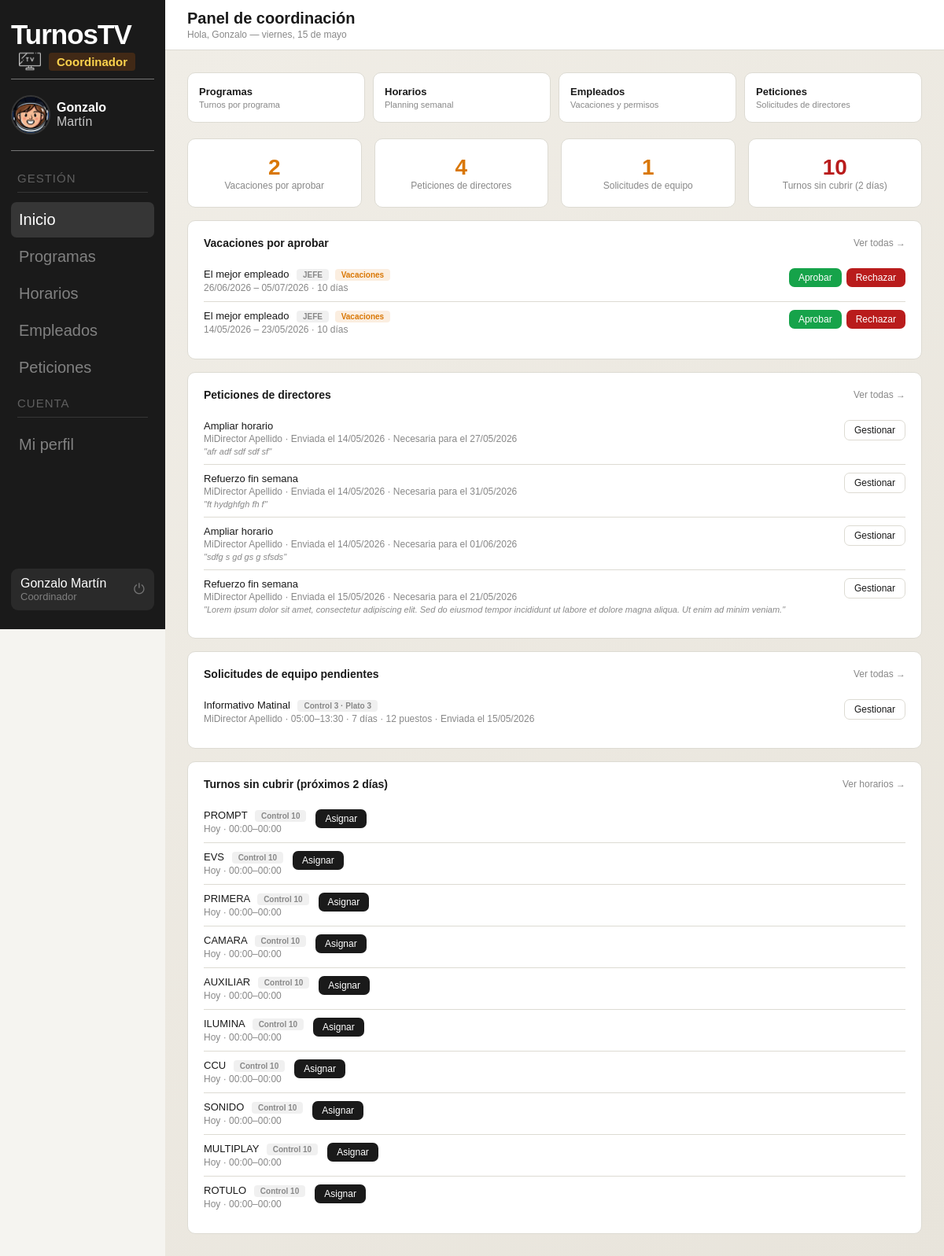
The page /panel_coordinador/panel_coordinador.php (signed in) on the database its author committed.
### tables this page shows
CREATE TABLE `usuarios` (
  `id` int(11) NOT NULL,
  `nombre` varchar(100) NOT NULL,
  `email` varchar(150) NOT NULL,
  `password` varchar(255) NOT NULL,
  `rol` enum('administrador','coordinador','director','empleado') NOT NULL DEFAULT 'empleado',
  `estado` enum('activo','inactivo') NOT NULL DEFAULT 'activo',
  `foto_perfil` varchar(255) DEFAULT NULL,
  `telefono` varchar(20) DEFAULT NULL
);

CREATE TABLE `vacaciones` (
  `id` int(11) NOT NULL,
  `empleado_id` int(11) NOT NULL,
  `fecha_inicio` date NOT NULL,
  `fecha_fin` date NOT NULL,
  `dias` int(11) NOT NULL,
  `motivo` varchar(255) DEFAULT NULL,
  `estado` enum('pendiente','en_proceso','aprobada','rechazada') NOT NULL DEFAULT 'pendiente',
  `fecha_peticion` datetime NOT NULL DEFAULT current_timestamp()
);

CREATE TABLE `empleados` (
  `id` int(11) NOT NULL,
  `usuario_id` int(11) NOT NULL,
  `num_empleado` varchar(20) NOT NULL,
  `puesto` varchar(100) NOT NULL,
  `vacaciones_total` int(11) NOT NULL DEFAULT 22,
  `vacaciones_gastadas` int(11) NOT NULL DEFAULT 0
);

CREATE TABLE `peticiones` (
  `id` int(11) NOT NULL,
  `director_id` int(11) NOT NULL,
  `programa_id` int(11) DEFAULT NULL,
  `tipo` varchar(100) NOT NULL,
  `descripcion` text NOT NULL,
  `fecha_pedida` date DEFAULT NULL,
  `estado` enum('pendiente','en proceso','aprobada','rechazada') NOT NULL DEFAULT 'pendiente',
  `respuesta` text DEFAULT NULL,
  `fecha_peticion` datetime NOT NULL DEFAULT current_timestamp()
);

CREATE TABLE `solicitudes` (
  `id` int(11) NOT NULL,
  `programa_id` int(11) NOT NULL,
  `director_id` int(11) NOT NULL,
  `control_nombre` varchar(50) NOT NULL,
  `plato` varchar(50) NOT NULL,
  `hora_inicio` time NOT NULL,
  `hora_fin` time NOT NULL,
  `estado` enum('pendiente','en_proceso','aprobada','rechazada') NOT NULL DEFAULT 'pendiente',
  `notas` text DEFAULT NULL,
  `fecha_peticion` datetime NOT NULL DEFAULT current_timestamp(),
  `coordinador_id` int(11) DEFAULT NULL,
  `fecha_respuesta` datetime DEFAULT NULL,
  `respuesta` text DEFAULT NULL
);

CREATE TABLE `programas` (
  `id` int(11) NOT NULL,
  `director_id` int(11) DEFAULT NULL,
  `nombre` varchar(100) NOT NULL,
  `descripcion` varchar(255) DEFAULT NULL,
  `hora_inicio` time NOT NULL,
  `hora_fin` time NOT NULL
);

CREATE TABLE `turnos` (
  `id` int(11) NOT NULL,
  `empleado_id` int(11) DEFAULT NULL,
  `programa_id` int(11) DEFAULT NULL,
  `coordinador_id` int(11) DEFAULT NULL,
  `puesto_solicitado` varchar(100) DEFAULT NULL,
  `fecha` date NOT NULL,
  `hora_inicio` time NOT NULL,
  `hora_fin` time NOT NULL,
  `estado` enum('cubierto','sin_cubrir','solicitado','cancelado') NOT NULL DEFAULT 'sin_cubrir',
  `control_nombre` varchar(50) DEFAULT NULL,
  `plato` varchar(50) DEFAULT NULL,
  `bloque_id` int(11) DEFAULT NULL
);

### panel_coordinador/panel_coordinador.php (the view, shortened to what the rows shown need)
<?php
$conn = new mysqli("localhost", "root", "", "turnostv");
$conn->set_charset("utf8mb4");
$stmt = $conn->prepare("
    SELECT v.id, v.fecha_inicio, v.fecha_fin, v.dias, v.motivo, v.estado,
           u.nombre AS empleado_nombre,
           e.puesto
    FROM vacaciones v
    JOIN empleados e ON e.id = v.empleado_id
    JOIN usuarios u  ON u.id = e.usuario_id
    WHERE v.estado = 'pendiente'
    ORDER BY v.fecha_peticion ASC
");
$stmt->execute();
$vacaciones_pendientes = $stmt->get_result()->fetch_all(MYSQLI_ASSOC);
$stmt = $conn->prepare("
    SELECT p.id, p.tipo, p.descripcion, p.fecha_pedida, p.fecha_peticion,
           u.nombre AS director_nombre,
           pr.nombre AS programa_nombre
    FROM peticiones p
    JOIN directores d ON d.id = p.director_id
    JOIN usuarios u ON u.id = d.usuario_id
    LEFT JOIN programas pr ON pr.id = p.programa_id
    WHERE p.estado = 'pendiente'
    ORDER BY p.fecha_peticion ASC
");
$stmt->execute();
$peticiones_pendientes = $stmt->get_result()->fetch_all(MYSQLI_ASSOC);
$stmt = $conn->prepare("
    SELECT s.id, s.control_nombre, s.plato, s.hora_inicio, s.hora_fin,
           s.estado, s.notas, s.fecha_peticion,
           p.nombre AS programa_nombre,
           u.nombre AS director_nombre,
           COUNT(DISTINCT sf.fecha) AS num_dias,
           COUNT(DISTINCT sp.id) AS num_puestos,
           SUM(CASE WHEN sp.estado = 'cubierto' THEN 1 ELSE 0 END) AS puestos_cubiertos,
           MIN(sf.fecha) AS primera_fecha
    FROM solicitudes s
    JOIN programas p ON p.id = s.programa_id
    JOIN directores d ON d.id = s.director_id
    JOIN usuarios u ON u.id = d.usuario_id
    JOIN solicitud_fechas sf ON sf.solicitud_id = s.id
    JOIN solicitud_puestos sp ON sp.solicitud_id = s.id
    WHERE s.estado = 'pendiente'
    GROUP BY s.id
    ORDER BY s.fecha_peticion ASC
    LIMIT 4
");
$stmt->execute();
$solicitudes_pendientes = $stmt->get_result()->fetch_all(MYSQLI_ASSOC);
$stmt = $conn->prepare("
    SELECT t.fecha, t.hora_inicio, t.hora_fin, t.puesto_solicitado,
           t.control_nombre, t.plato,
           p.nombre AS programa_nombre
    FROM turnos t
    LEFT JOIN programas p ON p.id = t.programa_id
    WHERE t.estado = 'sin_cubrir'
      AND t.fecha BETWEEN CURDATE() AND DATE_ADD(CURDATE(), INTERVAL 2 DAY)
    ORDER BY t.fecha ASC, t.hora_inicio ASC
    LIMIT 10
");
$stmt->execute();
$turnos_sin_cubrir = $stmt->get_result()->fetch_all(MYSQLI_ASSOC);
?>
<!DOCTYPE html>
<html lang="es">
<head>
  <link rel="stylesheet" href="../fragmentos/styles/base.css">
  <link rel="stylesheet" href="styles/panel_coordinador.css">
</head>
<body>
  <?php include '../fragmentos/sidebar.php'; ?>
  <div class="content">
    <div class="body">
      <div class="card">
        <?php if (empty($vacaciones_pendientes)): ?>
          <p style="color:var(--suave);font-size:13px;padding:8px 0">No hay solicitudes pendientes.</p>
        <?php else: ?>
          <?php foreach ($vacaciones_pendientes as $v):
            $fi = date('d/m/Y', strtotime($v['fecha_inicio']));
            $ff = date('d/m/Y', strtotime($v['fecha_fin']));
            $tipo_label = match (true) {
              str_starts_with($v['motivo'] ?? '', 'Asunto propio') => 'Asunto propio',
              str_starts_with($v['motivo'] ?? '', 'Médico') => 'Médico',
              str_starts_with($v['motivo'] ?? '', 'Otro') => 'Otro',
              default => 'Vacaciones',
            };
            ?>
            <div class="item">
              <div style="flex:1">
                <div class="item-title">
                  <?= htmlspecialchars($v['empleado_nombre']) ?>
                  <span class="badge badge-neutro"
                    style="margin-left:6px;font-size:10px"><?= htmlspecialchars($v['puesto']) ?></span>
                  <span class="badge badge-aviso" style="margin-left:4px;font-size:10px"><?= $tipo_label ?></span>
                </div>
                <div class="item-meta">
                  <?= $fi ?> – <?= $ff ?> · <?= $v['dias'] ?> día<?= $v['dias'] > 1 ? 's' : '' ?>
                </div>
              </div>
              <div style="display:flex;gap:6px;align-items:center;flex-shrink:0">
                <form method="POST" action="peticiones.php" style="display:inline">
                  <button type="submit" class="btn btn-ok" style="padding:5px 12px;font-size:12px">Aprobar</button>
                </form>
                <form method="POST" action="peticiones.php" style="display:inline">
                  <button type="submit" class="btn btn-peligro" style="padding:5px 12px;font-size:12px">Rechazar</button>
                </form>
              </div>
            </div>
          <?php endforeach; ?>
        <?php endif; ?>
      </div>
      <div class="card">
        <?php if (empty($peticiones_pendientes)): ?>
          <p style="color:var(--suave);font-size:13px;padding:8px 0">No hay peticiones pendientes.</p>
        <?php else: ?>
          <?php foreach ($peticiones_pendientes as $p): ?>
            <div class="item">
              <div style="flex:1">
                <div class="item-title">
                  <?= htmlspecialchars($p['tipo']) ?>
                </div>
                <div class="item-meta">
                  <?= htmlspecialchars($p['director_nombre']) ?> ·
                  Enviada el <?= date('d/m/Y', strtotime($p['fecha_peticion'])) ?>
                  <?php if ($p['fecha_pedida']): ?>
                    · Necesaria para el <?= date('d/m/Y', strtotime($p['fecha_pedida'])) ?>
                  <?php endif; ?>
                </div>
                <?php if (!empty($p['descripcion'])): ?>
                  <div style="font-size:11px;color:var(--suave);margin-top:3px;font-style:italic">
                    "<?= htmlspecialchars($p['descripcion']) ?>"
                  </div>
                <?php endif; ?>
              </div>
              <a href="peticiones.php" class="btn btn-outline"
                style="padding:5px 12px;font-size:12px;flex-shrink:0">Gestionar</a>
            </div>
          <?php endforeach; ?>
        <?php endif; ?>
      </div>
      <div class="card">
        <?php if (empty($solicitudes_pendientes)): ?>
          <p style="color:var(--suave);font-size:13px;padding:8px 0">No hay solicitudes de equipo pendientes.</p>
        <?php else: ?>
          <?php foreach ($solicitudes_pendientes as $s): ?>
            <div class="item">
              <div style="flex:1">
                <div class="item-title">
                  <?= htmlspecialchars($s['programa_nombre']) ?>
                  <span class="badge badge-neutro" style="margin-left:6px;font-size:10px">
                    <?= htmlspecialchars($s['control_nombre']) ?> · <?= htmlspecialchars($s['plato']) ?>
                  </span>
                </div>
                <div class="item-meta">
                  <?= htmlspecialchars($s['director_nombre']) ?> ·
                  <?= substr($s['hora_inicio'], 0, 5) ?>–<?= substr($s['hora_fin'], 0, 5) ?> ·
                  <?= $s['num_dias'] ?> día<?= $s['num_dias'] > 1 ? 's' : '' ?> ·
                  <?= $s['num_puestos'] ?> puesto<?= $s['num_puestos'] > 1 ? 's' : '' ?> ·
                  Enviada el <?= date('d/m/Y', strtotime($s['fecha_peticion'])) ?>
                </div>
              </div>
              <a href="peticiones.php?tab=solicitudes" class="btn btn-outline"
                style="padding:5px 12px;font-size:12px;flex-shrink:0">Gestionar</a>
            </div>
          <?php endforeach; ?>
        <?php endif; ?>
      </div>
      <div class="card">
        <?php if (empty($turnos_sin_cubrir)): ?>
          <p style="color:var(--suave);font-size:13px;padding:8px 0">✓ Todos los turnos están cubiertos.</p>
        <?php else: ?>
          <?php foreach ($turnos_sin_cubrir as $t):
            $fecha_obj = new DateTime($t['fecha']);
            $hoy = new DateTime('today');
            $diff = (int) $hoy->diff($fecha_obj)->days;
            $cuando = $diff === 0 ? 'Hoy' : ($diff === 1 ? 'Mañana' : date('d/m', strtotime($t['fecha'])));
            ?>
            <div class="item">
              <div>
                <div class="item-title">
                  <?= htmlspecialchars($t['puesto_solicitado'] ?? 'Sin puesto') ?>
                  <?php if (!empty($t['control_nombre'])): ?>
                    <span class="badge badge-neutro" style="margin-left:6px;font-size:10px">
                      <?= htmlspecialchars($t['control_nombre']) ?>
                    </span>
                  <?php endif; ?>
                </div>
                <div class="item-meta">
                  <?= $cuando ?> · <?= substr($t['hora_inicio'], 0, 5) ?>–<?= substr($t['hora_fin'], 0, 5) ?>
                </div>
              </div>
              <a href="horarios.php" class="btn" style="padding:5px 12px;font-size:12px;flex-shrink:0">Asignar</a>
            </div>
          <?php endforeach; ?>
        <?php endif; ?>
      </div>
    </div>
  </div>
</body>
</html>

### fragmentos/sidebar.php (shortened to what the rows shown need)
<?php
$conn = new mysqli("localhost", "root", "", "turnostv");
$conn->set_charset("utf8mb4");
$usuario_id = $_SESSION['usuario_id'];
$stmt = $conn->prepare("SELECT email, foto_perfil FROM usuarios WHERE id = ?");
$stmt->bind_param("i", $usuario_id);
$stmt->execute();
$usuario = $stmt->get_result()->fetch_assoc();
$nombre = $_SESSION['nombre'] ?? 'Usuario';
$partes = explode(' ', $nombre);
$apellido = $partes[1] ?? '';
?>
<aside class="sidebar">
  <div class="sidebar-profile">
    <img src="<?= !empty($usuario['foto_perfil']) ? '../' . $usuario['foto_perfil'] : '../img/default.png' ?>"
      class="sidebar-avatar" onerror="this.src='../img/default.png'">
    <div class="sidebar-user-info">
      <div class="sidebar-user-name"><?= htmlspecialchars($partes[0]) ?></div>
      <div class="sidebar-user-name" style="font-weight:400;opacity:0.75;"><?= htmlspecialchars($apellido) ?></div>
    </div>
  </div>
</aside>

### rows shown on the page
usuarios: foto_perfil (picture)
vacaciones: usuarios.nombre "El mejor empleado", empleado.puesto "JEFE", motivo "Vacaciones", fecha_inicio "26/06/2026", fecha_fin "05/07/2026", dias "10"
vacaciones: usuarios.nombre "El mejor empleado", empleado.puesto "JEFE", motivo "Vacaciones", fecha_inicio "14/05/2026", fecha_fin "23/05/2026", dias "10"
peticiones: tipo "Ampliar horario", usuarios.nombre "MiDirector Apellido", fecha_peticion "14/05/2026", fecha_pedida "27/05/2026", descripcion "afr adf sdf sdf sf"
peticiones: tipo "Refuerzo fin semana", usuarios.nombre "MiDirector Apellido", fecha_peticion "14/05/2026", fecha_pedida "31/05/2026", descripcion "ft hydghfgh fh f"
peticiones: tipo "Ampliar horario", usuarios.nombre "MiDirector Apellido", fecha_peticion "14/05/2026", fecha_pedida "01/06/2026", descripcion "sdfg s gd gs g sfsds"
peticiones: tipo "Refuerzo fin semana", usuarios.nombre "MiDirector Apellido", fecha_peticion "15/05/2026", fecha_pedida "21/05/2026", descripcion "Lorem ipsum dolor sit amet, consectetur adipiscing elit. Sed do eiusmod tempor incididunt ut labore et dolore magna aliqua. Ut enim ad minim veniam."
solicitudes: programa.nombre "Informativo Matinal", control_nombre "Control 3", plato "Plato 3", director_nombre "MiDirector Apellido", hora_inicio "05:00", hora_fin "13:30", num_dias "7", num_puestos "12", fecha_peticion "15/05/2026"
turnos: puesto_solicitado "PROMPT", control_nombre "Control 10", cuando "Hoy", hora_inicio "00:00", hora_fin "00:00"
turnos: puesto_solicitado "EVS", control_nombre "Control 10", cuando "Hoy", hora_inicio "00:00", hora_fin "00:00"
turnos: puesto_solicitado "PRIMERA", control_nombre "Control 10", cuando "Hoy", hora_inicio "00:00", hora_fin "00:00"
turnos: puesto_solicitado "CAMARA", control_nombre "Control 10", cuando "Hoy", hora_inicio "00:00", hora_fin "00:00"
turnos: puesto_solicitado "AUXILIAR", control_nombre "Control 10", cuando "Hoy", hora_inicio "00:00", hora_fin "00:00"
turnos: puesto_solicitado "ILUMINA", control_nombre "Control 10", cuando "Hoy", hora_inicio "00:00", hora_fin "00:00"
turnos: puesto_solicitado "CCU", control_nombre "Control 10", cuando "Hoy", hora_inicio "00:00", hora_fin "00:00"
turnos: puesto_solicitado "SONIDO", control_nombre "Control 10", cuando "Hoy", hora_inicio "00:00", hora_fin "00:00"
turnos: puesto_solicitado "MULTIPLAY", control_nombre "Control 10", cuando "Hoy", hora_inicio "00:00", hora_fin "00:00"
turnos: puesto_solicitado "ROTULO", control_nombre "Control 10", cuando "Hoy", hora_inicio "00:00", hora_fin "00:00"

### other values the page prints
$etiqueta_rol "Coordinador"
$partes[0] "Gonzalo"
$apellido "Martín"
$nombre_logout "Gonzalo Martín"
$puesto "Coordinador"
$titulo_pagina "Panel de coordinación"
$subtitulo "Hola, Gonzalo — viernes, 15 de mayo"
count($vacaciones_pendientes) "2"
count($peticiones_pendientes) "4"
$total_solicitudes_pend "1"
count($turnos_sin_cubrir) "10"
